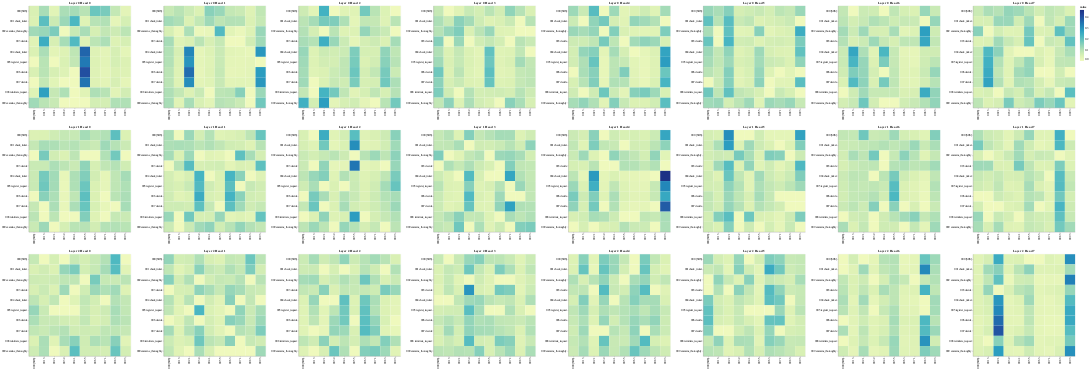

Here is the notebook cell this chart was saved with:
### Code cell
# Cross Attention
get_all_attention_maps("encoder-decoder", layers, heads, encoder_input_tokens, decoder_input_tokens, min(20, sentence_len))
